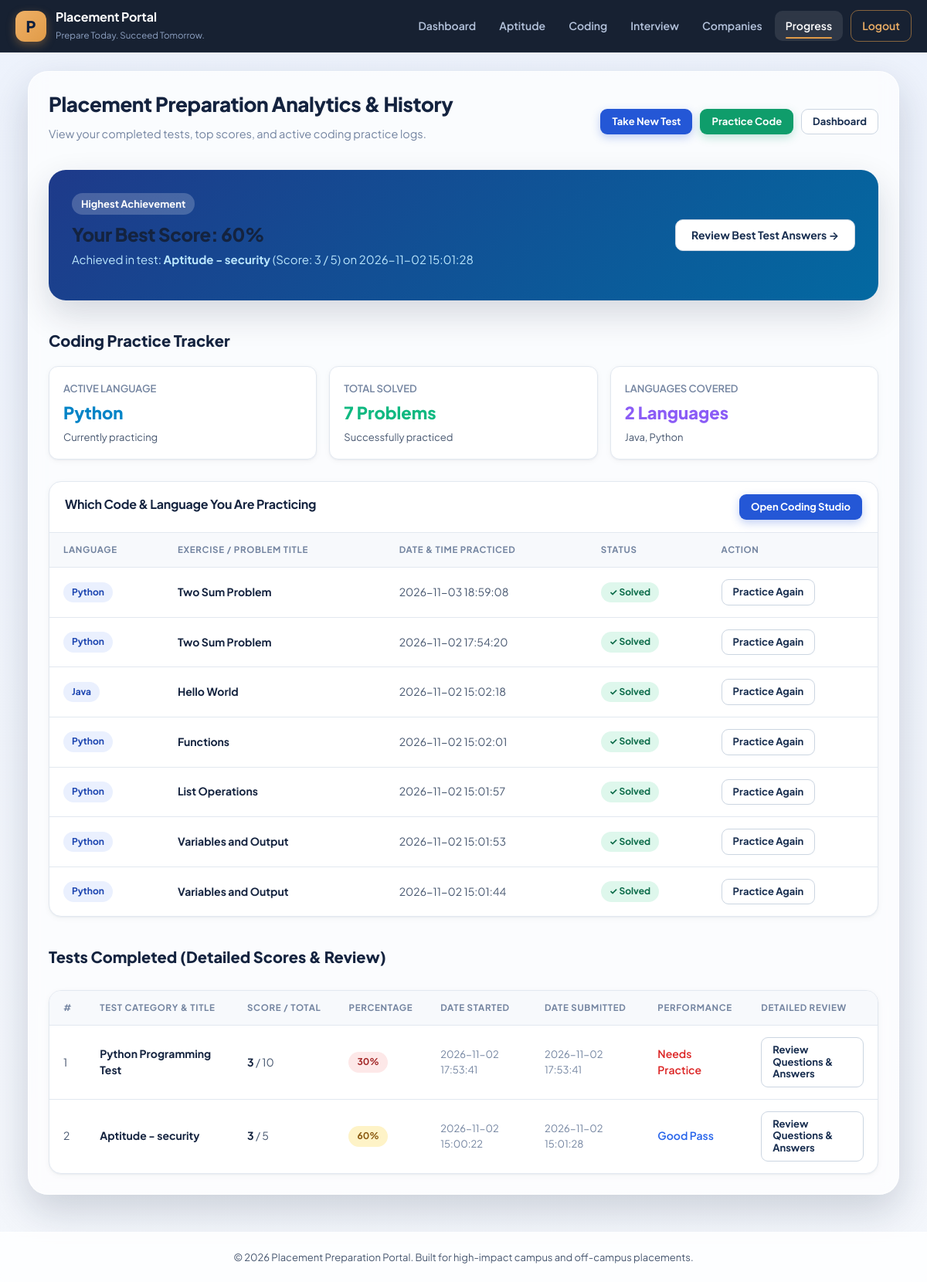
Page /progress (signed in) on the committed database.
### tables this page shows
CREATE TABLE attempts (
        id INTEGER PRIMARY KEY AUTOINCREMENT,
        user_id INTEGER,
        category TEXT,
        score INTEGER,
        total INTEGER,
        started TEXT,
        submitted TEXT
    , details TEXT DEFAULT '[]');

CREATE TABLE practice (
        id INTEGER PRIMARY KEY AUTOINCREMENT,
        user_id INTEGER,
        language TEXT,
        exercise TEXT,
        practiced TEXT
    , code TEXT DEFAULT '', status TEXT DEFAULT 'Solved');

### app.py (the view)
@app.route("/scores")
@app.route("/progress")
@login_required
def scores():
    user = current_user()
    conn = get_db()
    attempts = conn.execute("""
        SELECT * FROM attempts
        WHERE user_id=? ORDER BY id DESC
    """, (user["id"],)).fetchall()
    best_test = conn.execute("""
        SELECT *, (score * 100 / total) as pct FROM attempts
        WHERE user_id=? AND total > 0
        ORDER BY pct DESC, id DESC LIMIT 1
    """, (user["id"],)).fetchone()
    best_score = best_test["pct"] if best_test else None
    practiced_exercises = conn.execute("""
        SELECT * FROM practice
        WHERE user_id=? ORDER BY id DESC
    """, (user["id"],)).fetchall()
    languages_practiced = list(set([p["language"] for p in practiced_exercises]))
    active_language = practiced_exercises[0]["language"] if practiced_exercises else "Python"
    conn.close()
    return render_template(
        "scores.html",
        user=user,
        attempts=attempts,
        best_test=best_test,
        best_score=best_score,
        practiced_exercises=practiced_exercises,
        languages_practiced=languages_practiced,
        active_language=active_language
    )

### app.py (called while the page is built)
def get_db():
    conn = sqlite3.connect(DB_PATH)
    conn.row_factory = sqlite3.Row
    return conn

@app.context_processor
def inject_page_class():
    page_classes = {
        "login": "page-login",
        "register": "page-register",
        "dashboard": "page-dashboard",
        "aptitude": "page-aptitude",
        "take_test": "page-aptitude",
        "submit_test": "page-aptitude",
        "coding": "page-coding",
        "mark_practice": "page-coding",
        "interview": "page-interview",
        "companies": "page-companies",
        "profile": "page-profile",
        "scores": "page-scores",
        "test_review": "page-test-review",
        "test_result": "page-test-result"
    }
    done = True
    if session.get("user_id"):
        done = bool(session.get("profile_done"))
    return {
        "page_class": page_classes.get(
            request.endpoint, "page-dashboard"
        ),
        "profile_done": done
    }

@app.before_request
def force_profile_setup():
    if not session.get("user_id"):
        return
    if request.endpoint in (None, "static", "profile", "logout", "login", "register", "index"):
        return
    if not session.get("profile_done"):
        flash("Please complete your student profile first (one-time setup).", "info")
        return redirect(url_for("profile"))

@app.after_request
def no_cache(resp):
    if request.endpoint != "static":
        resp.headers["Cache-Control"] = "no-store"
    return resp

def current_user():
    if not session.get("user_id"):
        return None
    conn = get_db()
    user = conn.execute("SELECT * FROM users WHERE id=?", (session["user_id"],)).fetchone()
    conn.close()
    return user

def login_required(f):
    @wraps(f)
    def decorated_function(*args, **kwargs):
        if not session.get("user_id"):
            flash("Please log in to access the placement portal.", "info")
            return redirect(url_for("login"))
        return f(*args, **kwargs)
    return decorated_function

### templates/scores.html (shortened to what this page needs)
{% extends "base.html" %}
{% block content %}
<div style="margin-bottom: 24px; display: flex; justify-content: space-between; align-items: center; flex-wrap: wrap; gap: 14px;">
    <div>
        <h1 style="font-size: 26px; font-weight: 800; color: var(--text-primary);">Placement Preparation Analytics & History</h1>
        <p style="color: var(--text-muted); font-size: 14.5px;">View your completed tests, top scores, and active coding practice logs.</p>
    </div>
    <div style="display: flex; gap: 10px;">
        <a href="{{ url_for('aptitude') }}" class="btn btn-primary btn-sm">Take New Test</a>
        <a href="{{ url_for('coding') }}" class="btn btn-success btn-sm">Practice Code</a>
        <a href="{{ url_for('dashboard') }}" class="btn btn-secondary btn-sm">Dashboard</a>
    </div>
</div>
<div id="best" style="margin-bottom: 30px;">
    <div style="background: linear-gradient(135deg, #1e3a8a, #0369a1); border-radius: var(--radius-xl); padding: 30px; color: white; display: flex; justify-content: space-between; align-items: center; flex-wrap: wrap; gap: 20px; box-shadow: var(--shadow-lg);">
        <div>
            <div style="display: inline-block; padding: 4px 12px; background: rgba(255, 255, 255, 0.2); border-radius: 20px; font-size: 13px; font-weight: 700; margin-bottom: 10px;">
                Highest Achievement
            </div>
            <h2 style="font-size: 24px; font-weight: 800; margin-bottom: 6px;">Your Best Score: {{ best_score if best_score is not none else 0 }}%</h2>
            <p style="color: #bae6fd; font-size: 15px;">
                {% if best_test %}
                    Achieved in test: <strong>{{ best_test.category }}</strong> (Score: {{ best_test.score }} / {{ best_test.total }}) on {{ best_test.submitted }}
                {% else %}
                    You have not completed any aptitude tests yet. Take your first test to record your score!
                {% endif %}
            </p>
        </div>
        <div>
            {% if best_test %}
                <a href="{{ url_for('test_review', attempt_id=best_test.id) }}" class="btn btn-secondary" style="font-weight: 700;">
                    Review Best Test Answers →
                </a>
            {% else %}
                <a href="{{ url_for('aptitude') }}" class="btn btn-secondary">
                    Take Test Now →
                </a>
            {% endif %}
        </div>
    </div>
</div>
<div id="coding" style="margin-bottom: 36px;">
    <div class="section-title">
        <span> Coding Practice Tracker</span>
    </div>
    <div style="display: grid; grid-template-columns: repeat(auto-fit, minmax(220px, 1fr)); gap: 16px; margin-bottom: 20px;">
        <div style="background: var(--bg-card); border: 1px solid var(--border-color); border-radius: var(--radius-md); padding: 18px; box-shadow: var(--shadow-sm);">
            <div style="font-size: 13px; font-weight: 600; color: var(--text-muted);">ACTIVE LANGUAGE</div>
            <div style="font-size: 22px; font-weight: 800; color: #0284c7; margin-top: 4px;">{{ active_language or 'Python' }}</div>
            <div style="font-size: 13px; color: var(--text-secondary); margin-top: 4px;">Currently practicing</div>
        </div>
        <div style="background: var(--bg-card); border: 1px solid var(--border-color); border-radius: var(--radius-md); padding: 18px; box-shadow: var(--shadow-sm);">
            <div style="font-size: 13px; font-weight: 600; color: var(--text-muted);">TOTAL SOLVED</div>
            <div style="font-size: 22px; font-weight: 800; color: #10b981; margin-top: 4px;">{{ practiced_exercises|length }} Problems</div>
            <div style="font-size: 13px; color: var(--text-secondary); margin-top: 4px;">Successfully practiced</div>
        </div>
        <div style="background: var(--bg-card); border: 1px solid var(--border-color); border-radius: var(--radius-md); padding: 18px; box-shadow: var(--shadow-sm);">
            <div style="font-size: 13px; font-weight: 600; color: var(--text-muted);">LANGUAGES COVERED</div>
            <div style="font-size: 22px; font-weight: 800; color: #8b5cf6; margin-top: 4px;">{{ languages_practiced|length }} Languages</div>
            <div style="font-size: 13px; color: var(--text-secondary); margin-top: 4px;">{{ languages_practiced|join(', ') if languages_practiced else 'None' }}</div>
        </div>
    </div>
    <div class="table-container">
        <div style="padding: 16px 20px; border-bottom: 1px solid var(--border-color); display: flex; justify-content: space-between; align-items: center;">
            <h3 style="font-size: 16px; font-weight: 700;">Which Code & Language You Are Practicing</h3>
            <a href="{{ url_for('coding') }}" class="btn btn-primary btn-sm">Open Coding Studio</a>
        </div>
        {% if practiced_exercises %}
        <table class="custom-table">
            <thead>
                <tr>
                    <th>Language</th>
                    <th>Exercise / Problem Title</th>
                    <th>Date & Time Practiced</th>
                    <th>Status</th>
                    <th>Action</th>
                </tr>
            </thead>
            <tbody>
                {% for p in practiced_exercises %}
                <tr>
                    <td><span class="badge badge-info">{{ p.language }}</span></td>
                    <td><strong>{{ p.exercise }}</strong></td>
                    <td>{{ p.practiced }}</td>
                    <td><span class="badge badge-success">✓ Solved</span></td>
                    <td>
                        <a href="{{ url_for('coding', language=p.language) }}" class="btn btn-secondary btn-sm">Practice Again</a>
                    </td>
                </tr>
                {% endfor %}
            </tbody>
        </table>
        {% else %}
        <div style="padding: 30px; text-align: center; color: var(--text-muted);">
            <p>No coding exercises logged yet. Open the Coding Studio to begin writing and submitting code!</p>
            <a href="{{ url_for('coding') }}" class="btn btn-primary" style="margin-top: 14px;">Go to Coding Practice</a>
        </div>
        {% endif %}
    </div>
</div>
<div id="tests">
    <div class="section-title">
        <span> Tests Completed (Detailed Scores & Review)</span>
    </div>
    <div class="table-container">
        {% if attempts %}
        <table class="custom-table">
            <thead>
                <tr>
                    <th>#</th>
                    <th>Test Category & Title</th>
                    <th>Score / Total</th>
                    <th>Percentage</th>
                    <th>Date Started</th>
                    <th>Date Submitted</th>
                    <th>Performance</th>
                    <th>Detailed Review</th>
                </tr>
            </thead>
            <tbody>
                {% for a in attempts %}
                {% set pct = (a.score * 100 // a.total) if a.total else 0 %}
                <tr>
                    <td>{{ loop.index }}</td>
                    <td><strong>{{ a.category }}</strong></td>
                    <td><strong>{{ a.score }}</strong> / {{ a.total }}</td>
                    <td>
                        <span class="badge {% if pct >= 75 %}badge-success{% elif pct >= 50 %}badge-warning{% else %}badge-danger{% endif %}">
                            {{ pct }}%
                        </span>
                    </td>
                    <td style="font-size: 13px; color: var(--text-muted);">{{ a.started }}</td>
                    <td style="font-size: 13px; color: var(--text-muted);">{{ a.submitted }}</td>
                    <td>
                        {% if pct >= 80 %}
                            <span style="color: #059669; font-weight: 700;">★ Excellent</span>
                        {% elif pct >= 60 %}
                            <span style="color: #2563eb; font-weight: 600;">Good Pass</span>
                        {% else %}
                            <span style="color: #dc2626; font-weight: 600;">Needs Practice</span>
                        {% endif %}
                    </td>
                    <td>
                        <a href="{{ url_for('test_review', attempt_id=a.id) }}" class="btn btn-secondary btn-sm">
                            Review Questions & Answers
                        </a>
                    </td>
                </tr>
                {% endfor %}
            </tbody>
        </table>
        {% else %}
        <div style="padding: 40px; text-align: center; color: var(--text-muted);">
            <p style="font-size: 16px; margin-bottom: 12px;">You haven't completed any aptitude or technical tests yet.</p>
            <a href="{{ url_for('aptitude') }}" class="btn btn-primary">Start Your First Test Now</a>
        </div>
        {% endif %}
    </div>
</div>
{% endblock %}

### templates/base.html (shortened to what this page needs)
<!DOCTYPE html>
<html lang="en">
<head>
    <link rel="stylesheet" href="{{ url_for('static', filename='css/style.css') }}">
</head>
<body class="{{ page_class }}">
    <nav class="navbar">
        <a href="{{ url_for('dashboard') if session.get('user_id') else url_for('login') }}" class="brand-container">
            <div class="brand-logo">P</div>
            <div class="brand-text">
                <h2>Placement Portal</h2>
                <span>Prepare Today. Succeed Tomorrow.</span>
            </div>
        </a>
        <div class="nav-links">
            {% if session.get('user_id') %}
                <a href="{{ url_for('dashboard') }}" class="{% if request.endpoint == 'dashboard' %}active{% endif %}">Dashboard</a>
                <a href="{{ url_for('aptitude') }}" class="{% if request.endpoint in ['aptitude', 'take_test', 'submit_test'] %}active{% endif %}">Aptitude</a>
                <a href="{{ url_for('coding') }}" class="{% if request.endpoint == 'coding' %}active{% endif %}">Coding</a>
                <a href="{{ url_for('interview') }}" class="{% if request.endpoint == 'interview' %}active{% endif %}">Interview</a>
                <a href="{{ url_for('companies') }}" class="{% if request.endpoint == 'companies' %}active{% endif %}">Companies</a>
                <a href="{{ url_for('scores') }}" class="{% if request.endpoint in ['scores', 'test_review', 'test_result'] %}active{% endif %}">Progress</a>
                <a href="{{ url_for('logout') }}" class="nav-logout">Logout</a>
            {% else %}
                <a href="{{ url_for('login') }}" class="{% if request.endpoint == 'login' %}active{% endif %}">Login</a>
                <a href="{{ url_for('register') }}" class="{% if request.endpoint == 'register' %}active{% endif %}">Register</a>
            {% endif %}
        </div>
    </nav>
    <main class="main-container">
        {% block content %}{% endblock %}
    </main>
    <footer>
        <p>&copy; 2026 Placement Preparation Portal. Built for high-impact campus and off-campus placements.</p>
    </footer>
</body>
</html>

### rows in the picture
attempts: category "Aptitude - security", score "3", total "5", submitted "2026-11-02 15:01:28", pct "60", started "2026-11-02 15:00:22", shows "Good Pass"
practice: language "Python", exercise "Two Sum Problem", practiced "2026-11-03 18:59:08"
practice: language "Python", exercise "Two Sum Problem", practiced "2026-11-02 17:54:20"
practice: language "Java", exercise "Hello World", practiced "2026-11-02 15:02:18"
practice: language "Python", exercise "Functions", practiced "2026-11-02 15:02:01"
practice: language "Python", exercise "List Operations", practiced "2026-11-02 15:01:57"
practice: language "Python", exercise "Variables and Output", practiced "2026-11-02 15:01:53"
practice: language "Python", exercise "Variables and Output", practiced "2026-11-02 15:01:44"
attempts: category "Python Programming Test", score "3", total "10", pct "30", started "2026-11-02 17:53:41", submitted "2026-11-02 17:53:41", shows "Needs Practice"

### other values in the picture
{{ best_score if best_score is not none else 0 }} "60"
{{ practiced_exercises|length }} "7"
{{ languages_practiced|length }} "2"
{{ languages_practiced|join(', ') if languages_practiced else 'None' }} "Java, Python"
